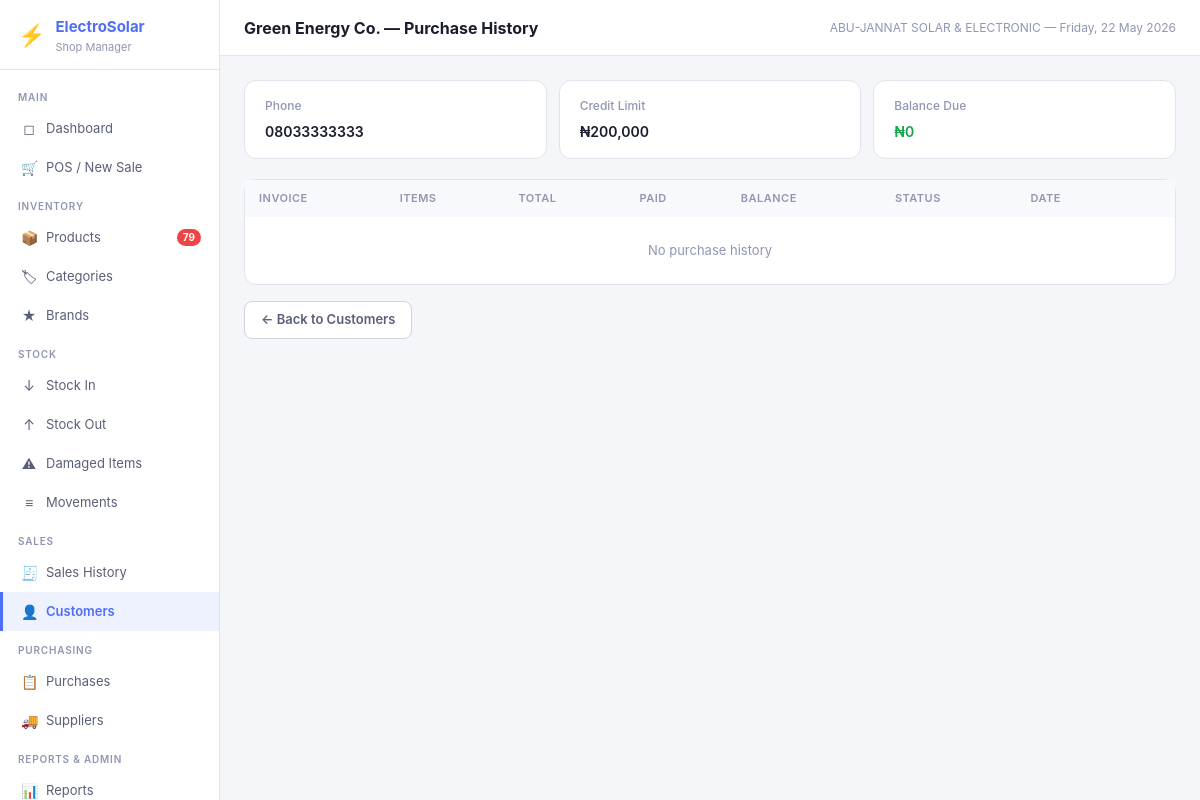
Page /customers/3/history (signed in) on the committed database.
### tables this page shows
CREATE TABLE customers (
            id INTEGER PRIMARY KEY AUTOINCREMENT,
            name TEXT NOT NULL,
            phone TEXT,
            email TEXT,
            address TEXT,
            credit_limit REAL NOT NULL DEFAULT 0,
            credit_balance REAL NOT NULL DEFAULT 0,
            created_at TEXT NOT NULL DEFAULT (datetime('now'))
        );

CREATE TABLE settings (
            key TEXT PRIMARY KEY,
            value TEXT
        );

### app.py (the view)
@app.route('/customers/<int:cid>/history')
@login_required
def customer_history(cid):
    customer = query("SELECT * FROM customers WHERE id=?", (cid,), one=True)
    history = query("""SELECT s.*, (SELECT COUNT(*) FROM sale_items WHERE sale_id=s.id) item_count
        FROM sales s WHERE s.customer_id=? ORDER BY s.created_at DESC""", (cid,))
    return render_template('customer_history.html', customer=customer, history=history)

### app.py (called while the page is built)
def get_db():
    if 'db' not in g:
        g.db = sqlite3.connect(DB_PATH)
        g.db.row_factory = sqlite3.Row
        g.db.execute("PRAGMA foreign_keys = ON")
        g.db.execute("PRAGMA journal_mode = WAL")
    return g.db

def query(sql, args=(), one=False):
    cur = get_db().execute(sql, args)
    rv = cur.fetchall()
    return (rv[0] if rv else None) if one else rv

def login_required(f):
    @wraps(f)
    def decorated(*args, **kwargs):
        if 'user_id' not in session:
            return redirect(url_for('login'))
        return f(*args, **kwargs)
    return decorated

def current_user():
    return {'id': session.get('user_id'), 'username': session.get('username'),
            'full_name': session.get('full_name'), 'role': session.get('role')}

def get_settings():
    rows = query("SELECT key, value FROM settings")
    return {r['key']: r['value'] for r in rows}

@app.context_processor
def inject_globals():
    s = get_settings() if 'user_id' in session else {}
    low_stock = 0
    if 'user_id' in session:
        r = query("SELECT COUNT(*) as c FROM products WHERE is_active=1 AND quantity <= reorder_level", one=True)
        low_stock = r['c'] if r else 0
    return dict(settings=s, current_user=current_user(), low_stock_count=low_stock,
                now=datetime.now())

### templates/customer_history.html
{% extends 'base.html' %}{% block title %}{{ customer.name }} — History{% endblock %}{% block page_title %}{{ customer.name }} — Purchase History{% endblock %}
{% block content %}{% set cur=settings.get('currency','₦') %}
<div style="display:grid;grid-template-columns:repeat(3,1fr);gap:12px;margin-bottom:20px;">
  <div class="stat-card"><div class="label">Phone</div><div style="font-size:14px;font-weight:600;">{{ customer.phone or '—' }}</div></div>
  <div class="stat-card"><div class="label">Credit Limit</div><div style="font-size:14px;font-weight:600;">{{ cur }}{{ '{:,.0f}'.format(customer.credit_limit) }}</div></div>
  <div class="stat-card"><div class="label">Balance Due</div><div style="font-size:14px;font-weight:600;color:{% if customer.credit_balance>0 %}var(--warning-text){% else %}var(--success-text){% endif %};">{{ cur }}{{ '{:,.0f}'.format(customer.credit_balance) }}</div></div>
</div>
<div class="card"><div class="table-wrap">
<table><thead><tr><th>Invoice</th><th>Items</th><th>Total</th><th>Paid</th><th>Balance</th><th>Status</th><th>Date</th><th></th></tr></thead>
<tbody>{% for s in history %}<tr>
  <td class="td-mono">{{ s.invoice_no }}</td><td>{{ s.item_count }}</td>
  <td style="font-weight:600;">{{ cur }}{{ '{:,.0f}'.format(s.total) }}</td>
  <td>{{ cur }}{{ '{:,.0f}'.format(s.amount_paid) }}</td>
  <td style="color:{% if s.balance>0 %}var(--warning-text){% else %}var(--text3){% endif %};">{% if s.balance>0 %}{{ cur }}{{ '{:,.0f}'.format(s.balance) }}{% else %}—{% endif %}</td>
  <td><span class="badge badge-{% if s.status=='paid' %}success{% else %}warning{% endif %}">{{ s.status }}</span></td>
  <td class="text-muted">{{ s.created_at[:10] }}</td>
  <td><a href="{{ url_for('sale_detail',sid=s.id) }}" class="btn-icon">👁</a></td>
</tr>{% else %}<tr><td colspan="8" style="text-align:center;padding:24px;color:var(--text3);">No purchase history</td></tr>{% endfor %}</tbody>
</table></div></div>
<div style="margin-top:16px;"><a href="{{ url_for('customers') }}" class="btn btn-secondary">← Back to Customers</a></div>
{% endblock %}

### templates/base.html (shortened to what this page needs)
<!DOCTYPE html>
<html lang="en">
<head>
<link rel="stylesheet" href="{{ url_for('static', filename='css/style.css') }}">
</head>
<body>
<div class="app-shell">
  <aside class="sidebar">
    <div class="sidebar-logo">
      <div class="logo-icon">⚡</div>
      <div>
        <h1>ElectroSolar</h1>
        <p>Shop Manager</p>
      </div>
    </div>
    <nav class="sidebar-nav">
      <div class="nav-section">Main</div>
      <a href="{{ url_for('dashboard') }}" class="nav-item {% if request.endpoint=='dashboard' %}active{% endif %}">
        <span class="nav-icon">◻</span> Dashboard
      </a>
      <a href="{{ url_for('pos') }}" class="nav-item {% if request.endpoint=='pos' %}active{% endif %}">
        <span class="nav-icon">🛒</span> POS / New Sale
      </a>
      <div class="nav-section">Inventory</div>
      <a href="{{ url_for('products') }}" class="nav-item {% if request.endpoint=='products' %}active{% endif %}">
        <span class="nav-icon">📦</span> Products
        {% if low_stock_count > 0 %}<span class="nav-badge">{{ low_stock_count }}</span>{% endif %}
      </a>
      <a href="{{ url_for('categories') }}" class="nav-item {% if request.endpoint=='categories' %}active{% endif %}">
        <span class="nav-icon">🏷</span> Categories
      </a>
      <a href="{{ url_for('brands') }}" class="nav-item {% if request.endpoint=='brands' %}active{% endif %}">
        <span class="nav-icon">★</span> Brands
      </a>
      <div class="nav-section">Stock</div>
      <a href="{{ url_for('stock_in') }}" class="nav-item {% if request.endpoint=='stock_in' %}active{% endif %}">
        <span class="nav-icon">↓</span> Stock In
      </a>
      <a href="{{ url_for('stock_out') }}" class="nav-item {% if request.endpoint=='stock_out' %}active{% endif %}">
        <span class="nav-icon">↑</span> Stock Out
      </a>
      <a href="{{ url_for('stock_damaged') }}" class="nav-item {% if request.endpoint=='stock_damaged' %}active{% endif %}">
        <span class="nav-icon">⚠</span> Damaged Items
      </a>
      <a href="{{ url_for('stock_movements') }}" class="nav-item {% if request.endpoint=='stock_movements' %}active{% endif %}">
        <span class="nav-icon">≡</span> Movements
      </a>
      <div class="nav-section">Sales</div>
      <a href="{{ url_for('sales') }}" class="nav-item {% if request.endpoint in ['sales','sale_detail'] %}active{% endif %}">
        <span class="nav-icon">🧾</span> Sales History
      </a>
      <a href="{{ url_for('customers') }}" class="nav-item {% if request.endpoint in ['customers','customer_history'] %}active{% endif %}">
        <span class="nav-icon">👤</span> Customers
      </a>
      <div class="nav-section">Purchasing</div>
      <a href="{{ url_for('purchases') }}" class="nav-item {% if request.endpoint in ['purchases','purchase_detail'] %}active{% endif %}">
        <span class="nav-icon">📋</span> Purchases
      </a>
      <a href="{{ url_for('suppliers') }}" class="nav-item {% if request.endpoint=='suppliers' %}active{% endif %}">
        <span class="nav-icon">🚚</span> Suppliers
      </a>
      <div class="nav-section">Reports & Admin</div>
      <a href="{{ url_for('reports') }}" class="nav-item {% if request.endpoint=='reports' %}active{% endif %}">
        <span class="nav-icon">📊</span> Reports
      </a>
    </nav>
  </aside>
  <div class="main-area">
    <header class="topbar">
      <h2>{% block page_title %}{% endblock %}</h2>
      <span class="topbar-meta">{{ settings.get('shop_name','ElectroSolar') }} — {{ now.strftime('%A, %d %B %Y') }}</span>
    </header>
    <main class="page-content">
      {% block content %}{% endblock %}
    </main>
  </div>
</div>
</body>
</html>

### static/css/style.css (style rules this page uses)
*, *::before, *::after { box-sizing: border-box; margin: 0; padding: 0; }
:root { --bg: #f5f6fa; --surface: #ffffff; --surface2: #f8f9fc; --border: #e2e4eb; --border2: #d0d3de; --text: #1a1d2e; --text2: #5a5f78; --text3: #9096b2; --accent: #4f6ef7; --accent-hover: #3b58e8; --accent-light: #eef1fe; --success: #22c55e; --success-bg: #f0fdf4; --success-text: #16a34a; --warning: #f59e0b; --warning-bg: #fffbeb; --warning-text: #b45309; --danger: #ef4444; --danger-bg: #fef2f2; --danger-text: #dc2626; --info: #3b82f6; --info-bg: #eff6ff; --info-text: #1d4ed8; --sidebar-w: 220px; --radius: 8px; --radius-lg: 12px; --shadow: 0 1px 3px rgba(0,0,0,0.08); --shadow-md: 0 4px 16px rgba(0,0,0,0.12); }
body { font-family: -apple-system, BlinkMacSystemFont, 'Segoe UI', 'Inter', sans-serif; font-size: 14px; color: var(--text); background: var(--bg); line-height: 1.5; -webkit-font-smoothing: antialiased; }
a { color: var(--accent); text-decoration: none; }
.app-shell { display: flex; min-height: 100vh; }
.sidebar { width: var(--sidebar-w); min-width: var(--sidebar-w); background: var(--surface); border-right: 1px solid var(--border); display: flex; flex-direction: column; position: sticky; top: 0; height: 100vh; overflow-y: auto; }
.sidebar-logo { padding: 16px 18px 14px; border-bottom: 1px solid var(--border); display: flex; align-items: center; gap: 10px; }
.logo-icon { font-size: 22px; }
.sidebar-logo h1 { font-size: 15px; font-weight: 700; color: var(--accent); }
.sidebar-logo p { font-size: 11px; color: var(--text3); }
.sidebar-nav { flex: 1; padding: 8px 0; }
.nav-section { padding: 12px 18px 4px; font-size: 10px; font-weight: 600; color: var(--text3); text-transform: uppercase; letter-spacing: 0.8px; }
.nav-item { display: flex; align-items: center; gap: 9px; padding: 9px 18px; font-size: 13px; color: var(--text2); text-decoration: none; border-left: 3px solid transparent; transition: all 0.12s; }
.nav-item.active { background: var(--accent-light); color: var(--accent); font-weight: 600; border-left-color: var(--accent); }
.nav-icon { font-size: 14px; width: 16px; text-align: center; flex-shrink: 0; }
.nav-badge { margin-left: auto; background: var(--danger); color: white; border-radius: 99px; font-size: 10px; font-weight: 700; padding: 1px 6px; }
.main-area { flex: 1; display: flex; flex-direction: column; min-width: 0; }
.topbar { padding: 0 24px; height: 56px; display: flex; align-items: center; justify-content: space-between; background: var(--surface); border-bottom: 1px solid var(--border); position: sticky; top: 0; z-index: 10; }
.topbar h2 { font-size: 16px; font-weight: 700; }
.topbar-meta { font-size: 12px; color: var(--text3); }
.page-content { flex: 1; padding: 24px; }
.card { background: var(--surface); border: 1px solid var(--border); border-radius: var(--radius-lg); }
.stat-card { background: var(--surface); border: 1px solid var(--border); border-radius: var(--radius-lg); padding: 16px 20px; }
.stat-card .label { font-size: 12px; color: var(--text3); margin-bottom: 6px; font-weight: 500; }
.table-wrap { overflow-x: auto; }
table { width: 100%; border-collapse: collapse; font-size: 13px; }
thead { background: var(--surface2); }
th { padding: 10px 14px; text-align: left; font-size: 11px; font-weight: 600; color: var(--text3); text-transform: uppercase; letter-spacing: 0.5px; white-space: nowrap; }
td { padding: 11px 14px; border-bottom: 1px solid var(--border); vertical-align: middle; }
tr:last-child td { border-bottom: none; }
.btn { display: inline-flex; align-items: center; gap: 6px; padding: 8px 16px; font-size: 13px; font-weight: 600; border-radius: var(--radius); cursor: pointer; border: none; transition: all 0.12s; white-space: nowrap; text-decoration: none; }
.btn-secondary { background: var(--surface); color: var(--text2); border: 1px solid var(--border2); }

### rows in the picture
customers: name "Green Energy Co.", phone "08033333333", credit_limit "200,000", credit_balance "0"
settings: get "ABU-JANNAT SOLAR & ELECTRONIC"

### other values in the picture
{{ low_stock_count }} "79"
{{ cur }} "₦"
